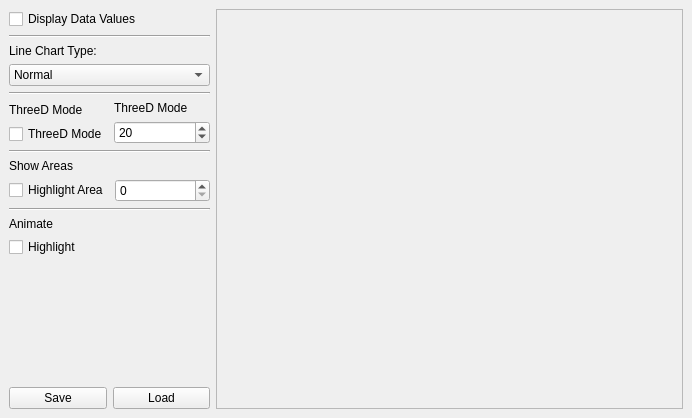
<ui version="4.0" >
 <class>MainWindow</class>
 <widget class="QWidget" name="MainWindow" >
  <property name="geometry" >
   <rect>
    <x>0</x>
    <y>0</y>
    <width>692</width>
    <height>408</height>
   </rect>
  </property>
  <property name="windowTitle" >
   <string>Line Chart </string>
  </property>
  <property name="windowIcon" >
   <iconset/>
  </property>
  <layout class="QGridLayout" >
   <property name="margin" >
    <number>9</number>
   </property>
   <property name="spacing" >
    <number>6</number>
   </property>
   <item rowspan="11" row="0" column="2" >
    <widget class="QSplitter" name="splitter" >
     <property name="orientation" >
      <enum>Qt::Horizontal</enum>
     </property>
     <widget class="QFrame" name="chartFrame" >
      <property name="minimumSize" >
       <size>
        <width>300</width>
        <height>400</height>
       </size>
      </property>
      <property name="frameShape" >
       <enum>QFrame::StyledPanel</enum>
      </property>
      <property name="frameShadow" >
       <enum>QFrame::Raised</enum>
      </property>
     </widget>
    </widget>
   </item>
   <item row="0" column="0" colspan="2" >
    <widget class="QCheckBox" name="paintValuesCB" >
     <property name="text" >
      <string>Display Data Values</string>
     </property>
    </widget>
   </item>
   <item row="1" column="0" colspan="2" >
    <widget class="Line" name="line_3" >
     <property name="orientation" >
      <enum>Qt::Horizontal</enum>
     </property>
    </widget>
   </item>
   <item row="2" column="0" colspan="2" >
    <layout class="QVBoxLayout" >
     <property name="margin" >
      <number>0</number>
     </property>
     <property name="spacing" >
      <number>6</number>
     </property>
     <item>
      <widget class="QLabel" name="lineTypeLB" >
       <property name="text" >
        <string>Line Chart Type:</string>
       </property>
      </widget>
     </item>
     <item>
      <widget class="QComboBox" name="lineTypeCB" >
       <item>
        <property name="text" >
         <string>Normal</string>
        </property>
       </item>
       <item>
        <property name="text" >
         <string>Stacked</string>
        </property>
       </item>
       <item>
        <property name="text" >
         <string>Percent</string>
        </property>
       </item>
      </widget>
     </item>
    </layout>
   </item>
   <item row="3" column="0" colspan="2" >
    <widget class="Line" name="line" >
     <property name="orientation" >
      <enum>Qt::Horizontal</enum>
     </property>
    </widget>
   </item>
   <item row="4" column="0" colspan="2" >
    <layout class="QHBoxLayout" >
     <property name="margin" >
      <number>0</number>
     </property>
     <property name="spacing" >
      <number>6</number>
     </property>
     <item>
      <layout class="QVBoxLayout" >
       <property name="margin" >
        <number>0</number>
       </property>
       <property name="spacing" >
        <number>6</number>
       </property>
       <item>
        <widget class="QLabel" name="threeDLabel" >
         <property name="text" >
          <string>ThreeD Mode</string>
         </property>
        </widget>
       </item>
       <item>
        <widget class="QCheckBox" name="threeDModeCB" >
         <property name="text" >
          <string>ThreeD Mode</string>
         </property>
        </widget>
       </item>
      </layout>
     </item>
     <item>
      <layout class="QVBoxLayout" >
       <property name="margin" >
        <number>0</number>
       </property>
       <property name="spacing" >
        <number>6</number>
       </property>
       <item>
        <widget class="QLabel" name="depthLabel" >
         <property name="text" >
          <string>ThreeD Mode</string>
         </property>
        </widget>
       </item>
       <item>
        <widget class="QSpinBox" name="depthSB" >
         <property name="maximum" >
          <number>99</number>
         </property>
         <property name="value" >
          <number>20</number>
         </property>
        </widget>
       </item>
      </layout>
     </item>
    </layout>
   </item>
   <item row="5" column="0" colspan="2" >
    <widget class="Line" name="line_4" >
     <property name="orientation" >
      <enum>Qt::Horizontal</enum>
     </property>
    </widget>
   </item>
   <item row="6" column="0" colspan="2" >
    <layout class="QVBoxLayout" >
     <property name="margin" >
      <number>0</number>
     </property>
     <property name="spacing" >
      <number>6</number>
     </property>
     <item>
      <widget class="QLabel" name="penLabel" >
       <property name="text" >
        <string>Show Areas</string>
       </property>
      </widget>
     </item>
     <item>
      <layout class="QHBoxLayout" >
       <property name="margin" >
        <number>0</number>
       </property>
       <property name="spacing" >
        <number>6</number>
       </property>
       <item>
        <widget class="QCheckBox" name="highlightAreaCB" >
         <property name="text" >
          <string>Highlight Area</string>
         </property>
        </widget>
       </item>
       <item>
        <widget class="QSpinBox" name="highlightAreaSB" >
         <property name="maximum" >
          <number>3</number>
         </property>
        </widget>
       </item>
      </layout>
     </item>
    </layout>
   </item>
   <item row="7" column="0" colspan="2" >
    <widget class="Line" name="line_2" >
     <property name="orientation" >
      <enum>Qt::Horizontal</enum>
     </property>
    </widget>
   </item>
   <item row="8" column="0" colspan="2" >
    <layout class="QVBoxLayout" >
     <property name="margin" >
      <number>0</number>
     </property>
     <property name="spacing" >
      <number>6</number>
     </property>
     <item>
      <widget class="QLabel" name="threeDLB" >
       <property name="text" >
        <string>Animate</string>
       </property>
      </widget>
     </item>
     <item>
      <widget class="QCheckBox" name="animateAreasCB" >
       <property name="text" >
        <string>Highlight</string>
       </property>
      </widget>
     </item>
     <item>
      <layout class="QHBoxLayout" >
       <property name="margin" >
        <number>0</number>
       </property>
       <property name="spacing" >
        <number>6</number>
       </property>
      </layout>
     </item>
    </layout>
   </item>
   <item row="10" column="0" >
    <widget class="QPushButton" name="pushButtonSave" >
     <property name="text" >
      <string>Save</string>
     </property>
    </widget>
   </item>
   <item row="10" column="1" >
    <widget class="QPushButton" name="pushButtonLoad" >
     <property name="text" >
      <string>Load</string>
     </property>
    </widget>
   </item>
   <item row="9" column="0" colspan="2" >
    <spacer>
     <property name="orientation" >
      <enum>Qt::Vertical</enum>
     </property>
     <property name="sizeHint" >
      <size>
       <width>201</width>
       <height>41</height>
      </size>
     </property>
    </spacer>
   </item>
  </layout>
 </widget>
 <resources>
  <include location="LineChart" />
 </resources>
 <connections/>
</ui>
